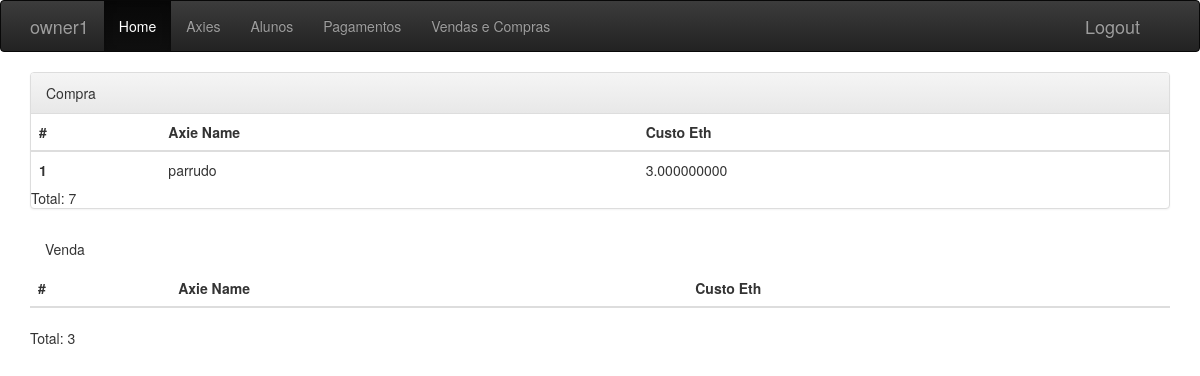
The app's page /buyandsell/ (signed in), older data.
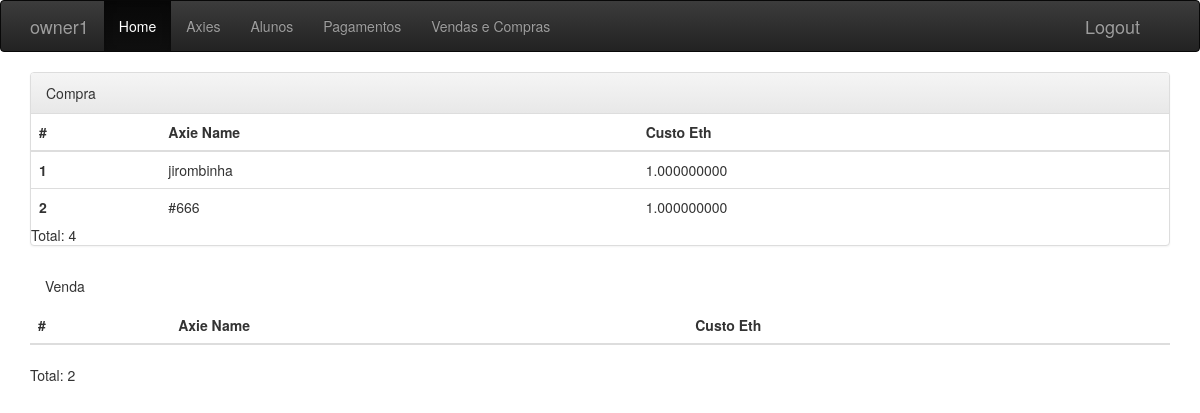
The same page, newer data.
### manager/models.py (models this page shows, shortened)
class Axie(models.Model):
    student = models.ForeignKey("manager.Student", related_name="axies", on_delete=models.SET_NULL, blank=True, null=True, validators=[validate_axie_limit])
    axie_id = models.CharField(max_length=50)
    buy_date = models.DateField(blank=True, null=True)
    description = models.TextField(blank=True, null=True)
    eth_cost = models.DecimalField(max_digits=18, decimal_places=9, validators=[MinValueValidator(0)])
    sold = models.BooleanField(default=False)
    user = models.ForeignKey(User, related_name="userAxies", on_delete=models.DO_NOTHING)

### manager/views.py (the view)
# urls.py: path('buyandsell/', views.BuyAndSellListView.as_view(), name="buyandsell_list"),
class BuyAndSellListView(LoginRequiredMixin, ListView):
    template_name = "manager/buyandsell_list.html"
    login_url = "/"
    model = Axie
    def get_queryset(self):
        return Axie.objects.filter(user_id=self.request.user.id)
    def get_context_data(self, **kwargs):
        context = super().get_context_data(**kwargs)
        total_eth = Axie.objects.filter(Q(user_id=self.request.user.id) | Q(sold=0)).aggregate(Sum("eth_cost"))
        context["total_eth"] = "{0:.10g}".format(total_eth["eth_cost__sum"])
        sold_total_eth = Axie.objects.filter(Q(user_id=self.request.user.id) | Q(sold=1)).aggregate(Sum("eth_cost"))
        context["sold_total_eth"] = "{0:.10g}".format(sold_total_eth["eth_cost__sum"])
        return context

### manager/templates/manager/buyandsell_list.html (shortened to what this page needs)
{% extends "manager/base.html" %}
{% block content %}
    <div class="panel panel-default">
        <div class="panel-heading">Compra</div>
            <table class="table">
                <thead>
                    <tr>
                        <th>#</th>
                        <th>Axie Name</th>
                        <th>Custo Eth</th>
                    </tr>
                </thead>
                <tbody>
                    {% for axie in axie_list %}
                        {% if axie.sold == False %}
                            <tr>
                                <th scope="row">{{ forloop.counter }}</th>
                                <td>{{ axie.axie_id }}</td>
                                <td>{{ axie.eth_cost }}</td>
                            </tr>
                        {% endif %}
                    {% endfor %}
                </tbody>
            </table>
            Total: {{ total_eth }}
        </div>
        <div class="panel-heading">Venda</div>
            <table class="table">
                <thead>
                    <tr>
                        <th>#</th>
                        <th>Axie Name</th>
                        <th>Custo Eth</th>
                    </tr>
                </thead>
            </table>
            Total: {{ sold_total_eth }}
        </div>
{% endblock %}

Row changes from the older to the newer data that the page shows:
removed Axie: axie_id "parrudo", eth_cost "3.000000000"
now on this page (row edited): Axie: axie_id "jirombinha", eth_cost "1.000000000"
now on this page (row edited): Axie: axie_id "#666", eth_cost "1.000000000"
Text that changed along with them:
{{ total_eth }}: "7" → "4"
{{ sold_total_eth }}: "3" → "2"
